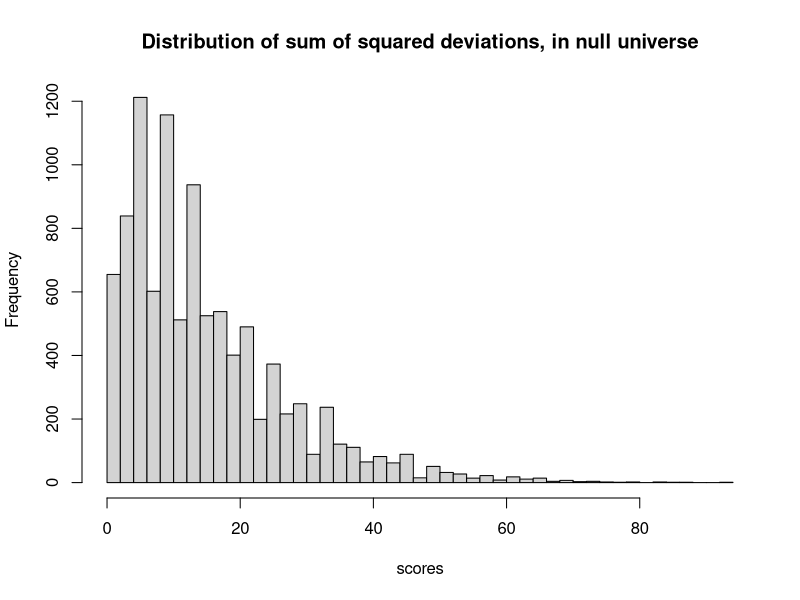

Here is the R script that generated this plot:
## ---- chunk 1
# The actual scores for each treatment.
treat_scores <- c(17, 10, 10, 7)
# The mean.
m <- mean(treat_scores)
# The four deviations from the mean
deviations <- treat_scores - m
# Squared deviations.
sq_deviations <- deviations ** 2
# Sum of squared deviations.
actual_sum_sq_deviations <- sum(sq_deviations)
# Show the result.
actual_sum_sq_deviations
## ---- chunk 2
# Set the number of trials.
n_trials <- 10000

# Set the sample size for each trial.
sample_size <- 20

# An empty vector to store the trials.
scores <- numeric(n_trials)

# Do 10000 trials.
for (i in 1:n_trials) {
    # Repeat the following steps 4 times to constitute 4 groups of 20 and
    # count their success rates.
    group_scores <- numeric(4)
    for (group_no in 1:4) {
        # A treatment group
        group <- sample(c('success', 'failure'),
                        size=20,
                        prob=c(0.55, 0.45),
                        replace=TRUE)
        # Count successes.
        group_count <- sum(group == 'success')
        # Store result.
        group_scores[group_no] <- group_count
        # End the procedure for one group of 20, go back and repeat until all 4
        # are done.
    }
    # Calculate the mean
    m <- mean(group_scores)
    # Calculate the deviations of the scores from the mean of the scores.
    deviations <- group_scores - m
    # Square them, making them them positive.
    sq_deviations <- deviations ** 2
    # Sum up the squared deviations.
    sum_sq_deviations <- sum(sq_deviations)
    # Keep track of the result for each trial.
    scores[i] <- sum_sq_deviations

    # End a trial, go back and repeat until all 10000 are complete.
}

# Produce a histogram of the trial results.
hist(scores, breaks=50,
     main='Distribution of sum of squared deviations, in null universe')
## ---- chunk 3
# How many of the trials yielded a maximum difference greater than the
# observed maximum difference?
k <- sum(scores >= actual_sum_sq_deviations)
# Convert to a proportion
kk <- k / n_trials

message('Proportion >= ', actual_sum_sq_deviations, ' was: ', kk)
